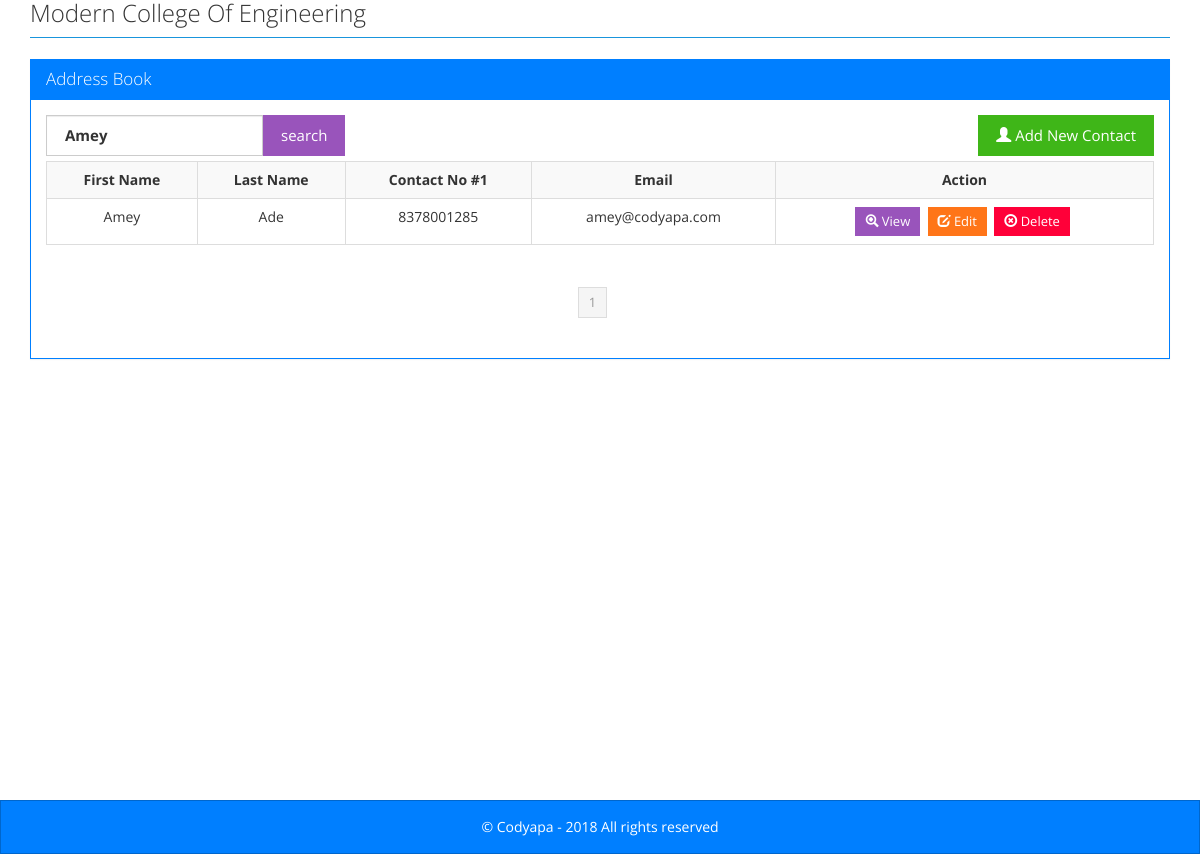
The app's page /index.php?keyword=Amey with its own data.
### tables this page shows
CREATE TABLE `tbl_contacts` (
  `contact_id` int(11) NOT NULL,
  `first_name` varchar(255) NOT NULL,
  `middle_name` varchar(255) NOT NULL,
  `last_name` varchar(255) NOT NULL,
  `address` text,
  `contact_no1` varchar(255) NOT NULL,
  `contact_no2` varchar(255) DEFAULT NULL,
  `email_address` varchar(255) NOT NULL,
  `profile_pic` varchar(255) DEFAULT NULL
);

### index.php (the view, shortened to what this page needs)
<?php
require_once './config.php';
include './header.php';
if (!(isset($_GET['pagenum']))) {
  $pagenum = 1;
} else {
  $pagenum = $_GET['pagenum'];
}
$page_limit = ($_GET["show"] <> "" && is_numeric($_GET["show"]) ) ? $_GET["show"] : 8;
try {
  $keyword = trim($_GET["keyword"]);
  if ($keyword <> "" ) {
    $sql = "SELECT * FROM tbl_contacts WHERE 1 AND "
            . " (first_name LIKE :keyword) ORDER BY first_name ";
    $stmt = $DB->prepare($sql);
    $stmt->bindValue(":keyword", $keyword."%");
  } else {
    $sql = "SELECT * FROM tbl_contacts WHERE 1 ORDER BY first_name ";
    $stmt = $DB->prepare($sql);
  }
  $stmt->execute();
  $total_count = count($stmt->fetchAll());
  $last = ceil($total_count / $page_limit);
  $lower_limit = ($pagenum - 1) * $page_limit;
  $lower_limit = ($lower_limit < 0) ? 0 : $lower_limit;
  $sql2 = $sql . " limit " . ($lower_limit) . " ,  " . ($page_limit) . " ";
  $stmt = $DB->prepare($sql2);
  if ($keyword <> "" ) {
    $stmt->bindValue(":keyword", $keyword."%");
   }
  $stmt->execute();
  $results = $stmt->fetchAll();
} catch (Exception $ex) {
  echo $ex->getMessage();
}
?>
<div class="row">
  <div class="panel panel-primary">
    <div class="panel-heading">
      <h3 class="panel-title">Address Book</h3>
    </div>
    <div class="panel-body">
      <div class="col-lg-12" style="padding-left: 0; padding-right: 0;" >
        <form action="index.php" method="get" >
        <div class="col-lg-6 pull-left"style="padding-left: 0;"  >
          <span class="pull-left">
            <label class="col-lg-12 control-label" for="keyword" style="padding-right: 0;">
              <input type="text" value="<?php echo $_GET["keyword"]; ?>" placeholder="search by first name" id="" class="form-control" name="keyword" style="height: 41px;">
            </label>
            </span>
          <button class="btn btn-info">search</button>
        </div>
        </form>
        <div class="pull-right" ><a href="contacts.php"><button class="btn btn-success"><span class="glyphicon glyphicon-user"></span> Add New Contact</button></a></div>
      </div>
      <div class="clearfix"></div>
<?php if (count($results) > 0) { ?>
        <div class="table-responsive">
          <table class="table table-striped table-hover table-bordered ">
            <tbody><tr>
                <th>First Name</th>
                <th>Last Name</th>
                <th>Contact No #1 </th>
                <th>Email </th>
                <th>Action </th>
              </tr>
  <?php foreach ($results as $res) { ?>
                <tr>
                  <td><?php echo $res["first_name"]; ?></td>
                  <td><?php echo $res["last_name"]; ?></td>
                  <td><?php echo $res["contact_no1"]; ?></td>
                  <td><?php echo $res["email_address"]; ?></td>
                  <td>
                    <a href="view_contacts.php?cid=<?php echo $res["contact_id"]; ?>"><button class="btn btn-sm btn-info"><span class="glyphicon glyphicon-zoom-in"></span> View</button></a>&nbsp;
                    <a href="contacts.php?m=update&cid=<?php echo $res["contact_id"]; ?>&pagenum=<?php echo $_GET["pagenum"]; ?>"><button class="btn btn-sm btn-warning"><span class="glyphicon glyphicon-edit"></span> Edit</button></a>&nbsp;
                    <a href="process_form.php?mode=delete&cid=<?php echo $res["contact_id"]; ?>&keyword=<?php echo $_GET["keyword"]; ?>&pagenum=<?php echo $_GET["pagenum"]; ?>" onclick="return confirm('Are you sure?')"><button class="btn btn-sm btn-danger"><span class="glyphicon glyphicon-remove-circle"></span> Delete</button></a>&nbsp;
                  </td>
                </tr>
  <?php } ?>
            </tbody></table>
        </div>
        <div class="col-lg-12 center">
          <ul class="pagination pagination-sm">
  <?php
  for ($i = 1; $i <= $last; $i++) {
    if ($i == $pagenum) {
      ?>
                <li class="active"><a href="javascript:void(0);" ><?php echo $i ?></a></li>
                <?php
              } else {
                ?>
                <li><a href="index.php?pagenum=<?php echo $i; ?>&keyword=<?php echo $_GET["keyword"]; ?>" class="links"  onclick="displayRecords('<?php echo $page_limit; ?>', '<?php echo $i; ?>');" ><?php echo $i ?></a></li>
                <?php
              }
            }
            ?>
          </ul>
        </div>
          <?php } else { ?>
        <div class="well well-lg">No contacts found.</div>
<?php } ?>
    </div>
  </div>
</div>
      <?php
      include './footer.php';
      ?>

### style.css (style rules this page uses)
html, body { height: 100%; }
body { font-size: 14px; line-height: 18px; }
.mainbody .row { margin: 0px; }
.panel-body { width: 100%; margin: 0 auto; }
.col-lg-12 { padding-left: 0; }
.table-bordered > thead > tr > th, .table-bordered > tbody > tr > th, .table-bordered > tfoot > tr > th, .table-bordered > thead > tr > td, .table-bordered > tbody > tr > td, .table-bordered > tfoot > tr > td { text-align: center; }
.center { float:none; margin: 0 auto; text-align: center; }

### records on screen
tbl_contacts: first_name "Amey", last_name "Ade", contact_no1 "8378001285", email_address "amey@codyapa.com"
